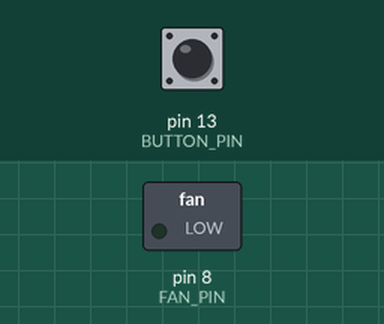
A sketch run on a simulated Arduino Uno, built with avr-gcc and run on an emulated ATmega328P. On the bench: switched loads named in the sketch (green lamp = pin HIGH). Inputs (shaded band) come from the test bench; at power-on: pin 13 (BUTTON_PIN) LOW.

Above: at 1.2 s.
1.3 s: pin 13 (BUTTON_PIN) pulled HIGH for 0.15 s
At 1.37 s:
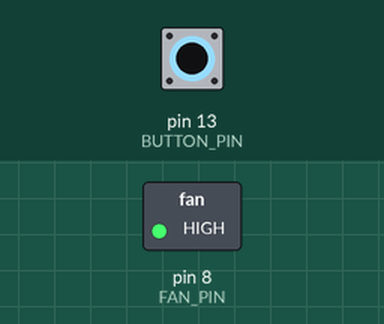
2.9 s: pin 13 (BUTTON_PIN) pulled HIGH for 3.2 s
At 6.7 s:
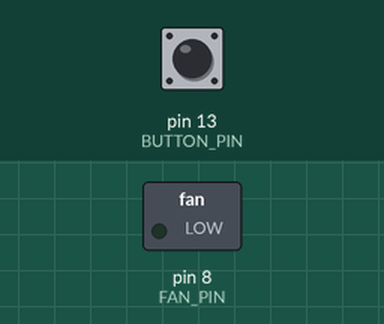
Timing chart, 0 to 8.2 s (numbered marks = the images above; inputs shaded):
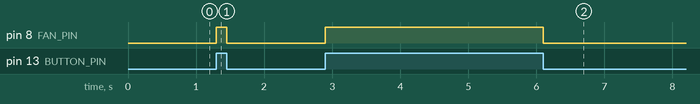

Measured:
- after the input at 1.3 s, pin 8 (FAN_PIN): LOW → HIGH at once, → LOW 0.15 s later
- after the input at 2.9 s, pin 8 (FAN_PIN): LOW → HIGH at once, → LOW 3.2 s later

The sketch:

Challenge02_ButtonFan.ino
```cpp
// Complete example solution for Lesson15, challenge 02.
const int FAN_PIN = 8, BUTTON_PIN = 13;
void setup() {
  pinMode(FAN_PIN, OUTPUT);
  pinMode(BUTTON_PIN, INPUT);
}
void loop() {
  digitalWrite(FAN_PIN, digitalRead(BUTTON_PIN) == HIGH?HIGH:LOW);
}
```
